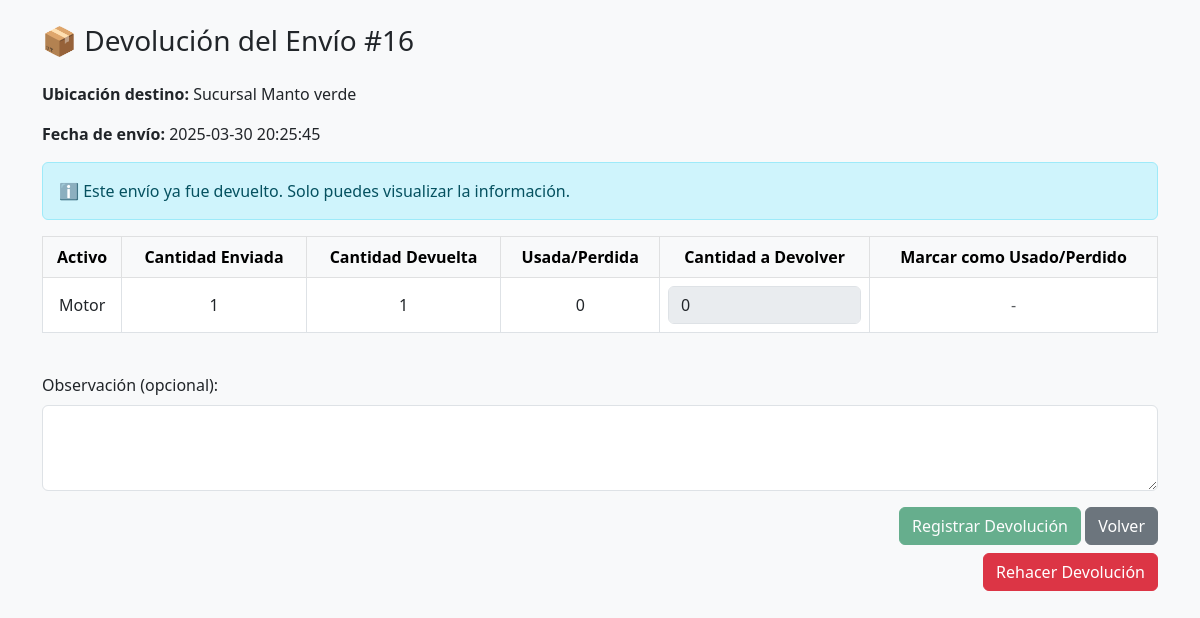
/obtener_detalle_envio.php?id=16 (signed in), run on the app's committed database.
### tables this page shows
CREATE TABLE `envio` (
  `idenvio` int(11) NOT NULL,
  `fecha` datetime NOT NULL,
  `ubicacion_id` int(11) NOT NULL,
  `estado_devolucion` enum('Pendiente','Devuelto') DEFAULT 'Pendiente',
  `observacion` text DEFAULT NULL,
  `devuelto` tinyint(1) DEFAULT 0
);

CREATE TABLE `ubicaciones` (
  `idubicacion` int(11) NOT NULL,
  `nombre` varchar(100) NOT NULL,
  `descripcion` text DEFAULT NULL
);

CREATE TABLE `envio_detalle` (
  `iddetalle` int(11) NOT NULL,
  `envio_id` int(11) NOT NULL,
  `activo_id` int(11) NOT NULL,
  `cantidad_enviada` int(11) NOT NULL
);

CREATE TABLE `activos` (
  `idactivo` int(11) NOT NULL,
  `nombre` varchar(100) NOT NULL,
  `idcategoria` int(11) NOT NULL,
  `nro_asignacion` varchar(50) DEFAULT NULL,
  `estado` varchar(50) DEFAULT NULL,
  `descripcion` text DEFAULT NULL,
  `cantidad` int(11) DEFAULT 1,
  `img` varchar(255) DEFAULT NULL,
  `fecha_registro` datetime DEFAULT current_timestamp(),
  `idubicacion` int(11) DEFAULT NULL
);

### obtener_detalle_envio.php (the view, shortened to what this page needs)
<?php
include 'db.php';
$envio_id = isset($_GET['id']) ? intval($_GET['id']) : 0;
$sql_envio = "SELECT e.fecha, e.estado_devolucion, e.observacion, e.devuelto, u.nombre AS ubicacion
              FROM envio e
              JOIN ubicaciones u ON e.ubicacion_id = u.idubicacion
              WHERE e.idenvio = ?";
$stmt_envio = $conn->prepare($sql_envio);
$stmt_envio->bind_param("i", $envio_id);
$stmt_envio->execute();
$result_envio = $stmt_envio->get_result();
$envio = $result_envio->fetch_assoc();
$sql_detalles = "SELECT a.idactivo, a.nombre, ed.cantidad_enviada
                 FROM envio_detalle ed
                 JOIN activos a ON ed.activo_id = a.idactivo
                 WHERE ed.envio_id = ?";
$stmt_detalles = $conn->prepare($sql_detalles);
$stmt_detalles->bind_param("i", $envio_id);
$stmt_detalles->execute();
$result_detalles = $stmt_detalles->get_result();
$activos = $result_detalles->fetch_all(MYSQLI_ASSOC);
$sql_devueltas = "SELECT activo_id, SUM(cantidad_devuelta) AS total_devuelta
                  FROM envio_devolucion
                  WHERE envio_id = ?
                  GROUP BY activo_id";
$stmt_devueltas = $conn->prepare($sql_devueltas);
$stmt_devueltas->bind_param("i", $envio_id);
$stmt_devueltas->execute();
$result_devueltas = $stmt_devueltas->get_result();
$devoluciones = [];
while ($row = $result_devueltas->fetch_assoc()) {
    $devoluciones[$row['activo_id']] = (int)$row['total_devuelta'];
}
?>
<!DOCTYPE html>
<html lang="es">
<head>
  <link href="https://cdn.jsdelivr.net/npm/bootstrap@5.3.0/dist/css/bootstrap.min.css" rel="stylesheet">
  <link href="https://cdn.jsdelivr.net/npm/bootstrap@5.3.0/dist/css/bootstrap.min.css" rel="stylesheet">
</head>
<body class="bg-light">
<div class="container mt-4">
  <h3 class="mb-4">📦 Devolución del Envío #<?= $envio_id ?></h3>
  <p><strong>Ubicación destino:</strong> <?= htmlspecialchars($envio['ubicacion']) ?></p>
  <p><strong>Fecha de envío:</strong> <?= $envio['fecha'] ?></p>
  <?php if ($envio['devuelto'] == 1): ?>
    <div class="alert alert-info">ℹ️ Este envío ya fue devuelto. Solo puedes visualizar la información.</div>
  <?php endif; ?>
  <form action="procesar_devolucion_envios.php" method="POST">
    <div class="table-responsive mb-4">
      <table class="table table-bordered align-middle text-center">
        <thead class="table-light">
          <tr>
            <th>Activo</th>
            <th>Cantidad Enviada</th>
            <th>Cantidad Devuelta</th>
            <th>Usada/Perdida</th>
            <th>Cantidad a Devolver</th>
            <th>Marcar como Usado/Perdido</th>
          </tr>
        </thead>
        <tbody>
          <?php foreach ($activos as $activo): ?>
            <?php
              $devuelta = $devoluciones[$activo['idactivo']] ?? 0;
              $usada_perdida = $activo['cantidad_enviada'] - $devuelta;
              $cantidad_restante = $activo['cantidad_enviada'] - $devuelta;
              $bloquear = ($cantidad_restante <= 0 || $envio['devuelto'] == 1);
            ?>
            <tr>
              <td><?= htmlspecialchars($activo['nombre']) ?></td>
              <td><?= $activo['cantidad_enviada'] ?></td>
              <td><?= $devuelta ?></td>
              <td><?= $usada_perdida ?></td>
              <td>
                <input type="number"
                       name="devoluciones[<?= $activo['idactivo'] ?>]"
                       min="0"
                       max="<?= $cantidad_restante ?>"
                       value="0"
                       class="form-control"
                       <?= $bloquear ? 'disabled' : '' ?>>
              </td>
              <td>
  <?php if ($cantidad_restante > 0 && $envio['devuelto'] != 1): ?>
    <input type="checkbox" name="perdidos[<?= $activo['idactivo'] ?>]" value="1">
  <?php else: ?>
    <span class="text-muted">-</span>
  <?php endif; ?>
</td>
            </tr>
          <?php endforeach; ?>
        </tbody>
      </table>
    </div>
    <div class="mb-3">
      <label for="observacion" class="form-label">Observación (opcional):</label>
      <textarea name="observacion"
                id="observacion"
                class="form-control"
                rows="3"
                <?= ($envio['devuelto'] == 1) ? 'readonly' : '' ?>><?= htmlspecialchars($envio['observacion'] ?? '') ?></textarea>
    </div>
    <div class="text-end">
      <button type="submit" class="btn btn-success" <?= ($envio['devuelto'] == 1) ? 'disabled' : '' ?>>Registrar Devolución</button>
      <a href="activos.php" class="btn btn-secondary">Volver</a>
    </div>
  </form>
  <?php if ($envio['devuelto'] == 1): ?>
    <form action="rehacer_devolucion_envio.php" method="POST" class="text-end mt-2" onsubmit="return confirm('¿Estás seguro de rehacer la devolución? Esto ajustará el stock y permitirá registrar una nueva devolución.');">
      <button type="submit" class="btn btn-danger">Rehacer Devolución</button>
    </form>
  <?php endif; ?>
</div>
</body>
</html>

### data on the page
envio: ubicacion.nombre "Sucursal Manto verde", fecha "2025-03-30 20:25:45"
envio_detalle: activo.nombre "Motor", cantidad_enviada "1", activo.idactivo "1", cantidad_enviada.idactivo "0"

### other printed values
$envio_id "16"
